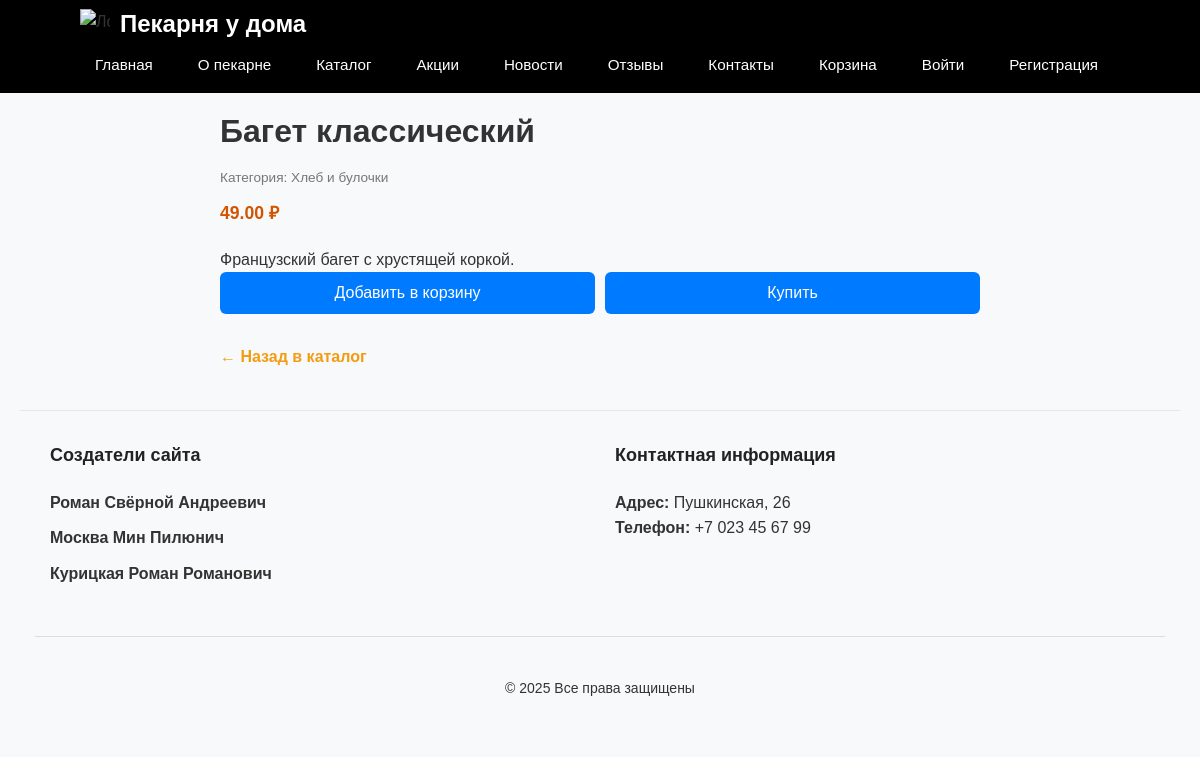
Screenshot of /product.php?id=1 with the database file from the repository.
### tables this page shows
CREATE TABLE `products` (
  `id` int(10) UNSIGNED NOT NULL,
  `name` varchar(255) NOT NULL,
  `description` text DEFAULT NULL,
  `price` decimal(10,2) NOT NULL,
  `image` varchar(255) DEFAULT NULL,
  `category_id` int(10) UNSIGNED DEFAULT NULL,
  `available` tinyint(1) DEFAULT 1,
  `created_at` timestamp NOT NULL DEFAULT current_timestamp()
);

CREATE TABLE `categories` (
  `id` int(10) UNSIGNED NOT NULL,
  `name` varchar(255) NOT NULL,
  `image` varchar(255) DEFAULT NULL
);

### product.php (the view, shortened to what this page needs)
<?php
require_once 'connect.php';
$productId = (int)$_GET['id'];
$stmt = $connect->prepare("SELECT p.*, c.name AS category_name FROM products p LEFT JOIN categories c ON p.category_id = c.id WHERE p.id = ?");
$stmt->bind_param("i", $productId);
$stmt->execute();
$result = $stmt->get_result();
$product = $result->fetch_assoc();
?>
<!DOCTYPE html>
<html lang="ru">
<head>
    <link rel="stylesheet" href="style.css">
</head>
<body>
<?php require_once 'header.php';?>
<div class="product-detail">
    <h1><?= htmlspecialchars($product['name']) ?></h1>
    <div class="product-category">Категория: <?= htmlspecialchars($product['category_name']) ?></div>
    <div class="product-price"><?= number_format($product['price'], 2) ?> ₽</div>
    <div class="product-description"><?= nl2br(htmlspecialchars($product['description'])) ?></div>
    <form action="add_to_cart.php" method="post" class="product-actions">
        <button type="submit" name="action" value="add" class="btn-add-cart">Добавить в корзину</button>
        <button type="submit" name="action" value="buy" class="btn-buy-now">Купить</button>
    </form>
    <a href="catalog.php" class="back-link">← Назад в каталог</a>
</div>
</body>
</html>
<?php require_once 'footer.php'; ?>

### style.css (style rules this page uses)
:root { --primary-color: #e67e22; --secondary-color: #d35400; --light-bg: #fff9f0; --dark-text: #333; --light-text: #777; --quote-bg: #fdebd0; --white: #fff; --black: #000; --error-color: #e74c3c; --success-color: #27ae60; --info-color: #3498db; --border-radius: 4px; --box-shadow: 0 4px 10px rgba(0,0,0,0.05); --transition: all 0.3s ease; }
* { margin: 0; padding: 0; box-sizing: border-box; }
body { font-family: 'Roboto', 'Arial', sans-serif; line-height: 1.6; color: var(--dark-text); background-color: var(--light-bg); padding-top: 80px; }
.product-category { font-size: 0.85rem; color: var(--light-text); margin-bottom: 10px; }
.product-price { font-weight: bold; color: var(--secondary-color); font-size: 1.1rem; }
.product-actions { display: flex; gap: 10px; justify-content: space-between; }
.product-detail { max-width: 800px; margin: 40px auto; padding: 0 20px; }
.product-detail h1 { font-size: 2rem; margin: 20px 0 10px; }
.product-description { margin-top: 20px; }
.back-link { display: inline-block; margin-top: 30px; text-decoration: none; color: var(--primary-color); font-weight: bold; }
:root { --primary-color: #f39c12; --success-color: #27ae60; --error-color: #e74c3c; --white: #ffffff; --light-bg: #fefcf9; --gray-border: #ddd; --border-radius: 6px; --transition: 0.3s ease; }
body { font-family: Arial, sans-serif; background-color: #f8f9fa; margin: 0; padding: 20px; }
button[type="submit"] { width: 100%; background-color: #007bff; color: white; padding: 12px; font-size: 1rem; border: none; border-radius: 6px; cursor: pointer; transition: background-color 0.3s ease; }

### rows the page displays
products: name "Багет классический", category.name "Хлеб и булочки", price "49.00", description "Французский багет с хрустящей коркой."
